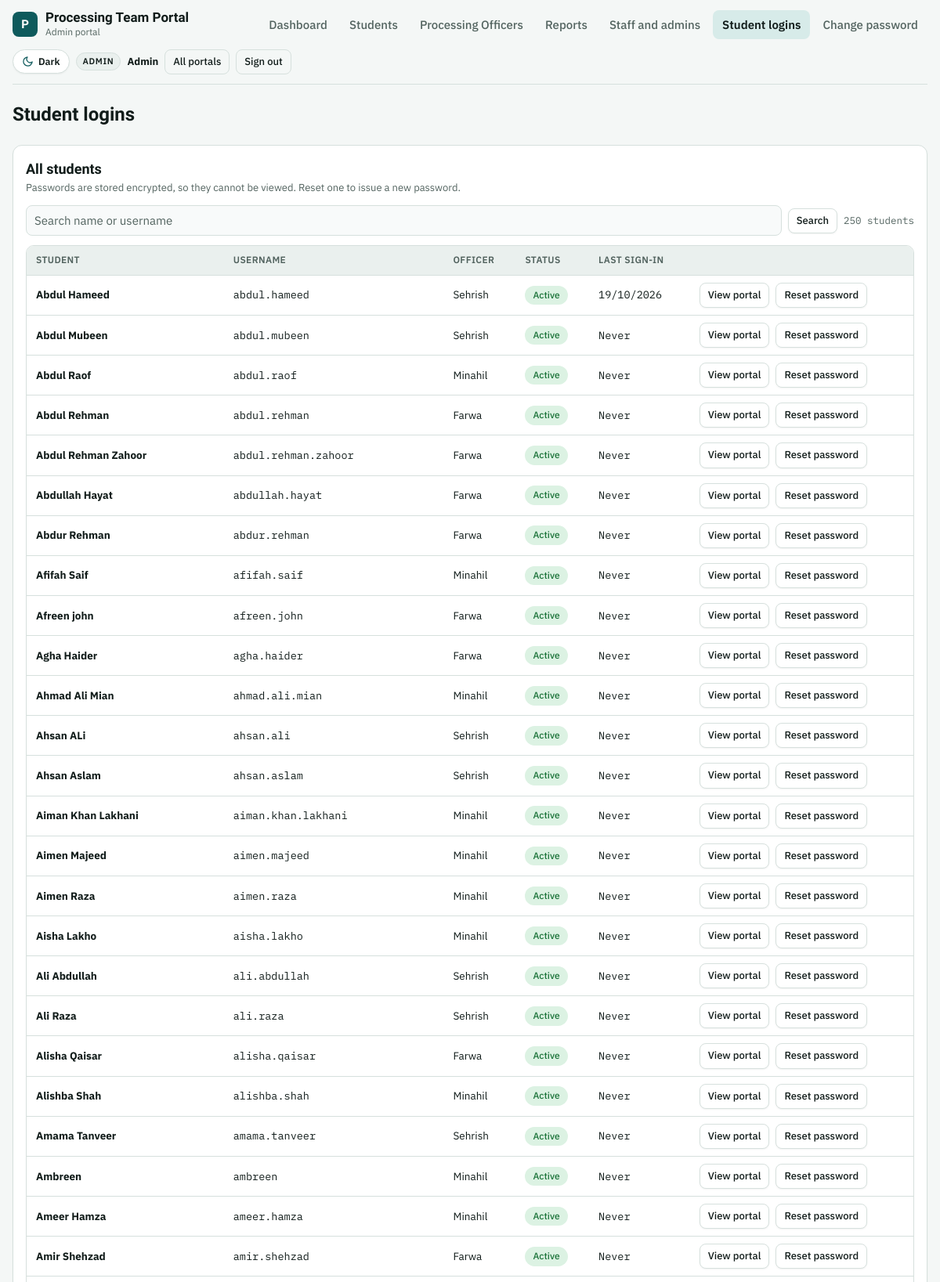
Page /admin/logins.php (signed in, upper part) on the committed database.
### tables this page shows
CREATE TABLE users (
  id                   INTEGER PRIMARY KEY AUTOINCREMENT,
  name                 TEXT NOT NULL,
  username             TEXT NOT NULL UNIQUE,
  password_hash        TEXT NOT NULL,
  role                 TEXT NOT NULL CHECK(role IN ('admin','officer','student')),
  student_id           INTEGER NULL UNIQUE,
  active               INTEGER NOT NULL DEFAULT 1,
  must_change_password INTEGER NOT NULL DEFAULT 1,
  last_login           TEXT NULL,
  created_at           TEXT NOT NULL, department TEXT DEFAULT 'backend',
  FOREIGN KEY (student_id) REFERENCES students(id) ON DELETE CASCADE
);

CREATE TABLE students (
  id                INTEGER PRIMARY KEY AUTOINCREMENT,
  name              TEXT NOT NULL,
  counselor         TEXT NULL,
  officer_id        INTEGER NULL,
  entered_by        INTEGER NULL,
  refund            TEXT NULL,
  branch            TEXT NULL,
  intake            TEXT NULL,
  received_date     TEXT NULL,
  consult1          TEXT NULL,
  consent           TEXT NULL,
  docs_checklist    TEXT NULL,
  initial_meeting   TEXT NULL,
  follow_up_1       TEXT NULL,
  recorded_uploaded TEXT NULL,
  drive_link        TEXT NULL,
  meeting_priority  TEXT NULL,
  second_meeting    TEXT NULL,
  follow_up_2       TEXT NULL,
  tax_meeting       TEXT NULL,
  follow_up_3       TEXT NULL,
  offer             TEXT NULL,
  consult2          TEXT NULL,
  disc2             TEXT NULL,
  enrollment        TEXT NULL,
  consult3          TEXT NULL,
  disc3             TEXT NULL,
  visa              TEXT NULL,
  last_installment  TEXT NULL,
  remarks           TEXT NULL,
  created_at        TEXT NOT NULL,
  updated_at        TEXT NULL
, csc_status TEXT DEFAULT NULL, csc_verified_at TEXT DEFAULT NULL, csc_verified_by INTEGER DEFAULT NULL, sheet_sr INTEGER, email TEXT, student_password TEXT, portal_id TEXT, portal_password TEXT, shortlisting TEXT, pending_docs_note TEXT, doc_request_date TEXT, enrollment_date TEXT, installment_1 TEXT, installment_2 TEXT, installment_3 TEXT, installment_4 TEXT, threat_cancellation TEXT, meeting_link TEXT, drive_files_json TEXT NULL, frontend_officer_id INTEGER DEFAULT NULL, frontend_officer_name TEXT DEFAULT NULL);

### app/bootstrap.php (called while the page is built, shortened)
<?php
$CONFIG = require APP . '/config.php';
if (is_file(APP . '/config.local.php')) {
    $CONFIG = array_merge($CONFIG, require APP . '/config.local.php');
}
function base_url(): string {
    static $b = null;
    if ($b !== null) return $b;
    $doc = realpath($_SERVER['DOCUMENT_ROOT'] ?? '') ?: '';
    $root = realpath(ROOT) ?: ROOT;
    $b = '';
    if ($doc !== '' && str_starts_with($root, $doc)) {
        $b = str_replace('\\', '/', substr($root, strlen($doc)));
    }
    return $b = rtrim($b, '/');
}
function url(string $path = ''): string { return base_url() . '/' . ltrim($path, '/'); }
require APP . '/db.php';
require APP . '/helpers.php';
require APP . '/auth.php';

### app/helpers.php (called while the page is built, shortened)
<?php
function h($v): string { return htmlspecialchars((string)($v ?? ''), ENT_QUOTES | ENT_SUBSTITUTE, 'UTF-8'); }
function get(string $k): string { $v = $_GET[$k] ?? ''; return is_string($v) ? trim($v) : ''; }
function fmt_date(?string $d): string {
    return preg_match('/^(\d{4})-(\d{2})-(\d{2})/', $d, $m) ? "$m[3]/$m[2]/$m[1]" : $d;
}

### app/config.php (called while the page is built)
<?php
return [
    'db_host' => 'localhost',
    'db_name' => 'CHANGE_ME_database_name',
    'db_user' => 'CHANGE_ME_database_user',
    'db_pass' => 'CHANGE_ME_database_password',
    'app_name' => 'Processing Team Portal',
    'base_url' => '',
    'idle_minutes' => 30,
    'max_attempts' => 8,
    'timezone' => 'Asia/Karachi',
    'debug' => false,
];

### app/config.local.php (called while the page is built)
<?php
return [
    'dsn' => 'sqlite:' . (getenv('PORTAL_SQLITE') ?: __DIR__ . '/portal.sqlite'),
    'debug' => getenv('RAILWAY_ENVIRONMENT') ? false : true,
];

### app/db.php (called while the page is built, shortened)
<?php
function db(): PDO {
    static $pdo = null;
    global $CONFIG;
    if ($pdo) return $pdo;
    $opts = [
        PDO::ATTR_ERRMODE            => PDO::ERRMODE_EXCEPTION,
        PDO::ATTR_DEFAULT_FETCH_MODE => PDO::FETCH_ASSOC,
        PDO::ATTR_EMULATE_PREPARES   => false,
    ];
    try {
        if (!empty($CONFIG['dsn'])) {
            $pdo = new PDO($CONFIG['dsn'], null, null, $opts);
        } else {
            $dsn = 'mysql:host=' . $CONFIG['db_host'] . ';dbname=' . $CONFIG['db_name'] . ';charset=utf8mb4';
            $pdo = new PDO($dsn, $CONFIG['db_user'], $CONFIG['db_pass'], $opts);
        }
    } catch (PDOException $e) {
        error_log('DB connection failed: ' . $e->getMessage());
        http_response_code(500);
        exit('The portal cannot reach its database. Check app/config.php.');
    }
    return $pdo;
}
function q(string $sql, array $params = []): PDOStatement {
    $st = db()->prepare($sql);
    $st->execute($params);
    return $st;
}

### app/auth.php (called while the page is built, shortened)
<?php
function current_user(?string $role = null): ?array {
    $targetRole = $role;
    $uid = (int)$_SESSION['auth'][$targetRole]['uid'];
    $row = q('SELECT id, name, username, role, student_id, active, must_change_password FROM users WHERE id = ?', [$uid])->fetch();
    return $row;
}
function require_role(string $role, bool $allowPasswordChange = false): array {
    if (!empty($_SESSION['auth'][$role]['uid'])) {
        $u = current_user($role);
        if ($u && $u['role'] === $role) {
            return $u;
        }
    }
}

### admin/logins.php (the view, shortened to what this page needs)
<?php
require __DIR__ . '/../app/bootstrap.php';
require APP . '/layout.php';
$u = require_role('admin');
$fq = get('q');
$params = [];
$sql = 'SELECT s.id, s.name, o.name AS officer_name, l.username, l.active, l.last_login, l.must_change_password
        FROM students s LEFT JOIN users l ON l.student_id = s.id LEFT JOIN users o ON o.id = s.officer_id';
$rows = q($sql . ' ORDER BY s.name', $params)->fetchAll();
page_start('Student logins', $u, PORTALS['admin']['label']);
?>
<h1>Student logins</h1>
<section class="panel">
  <div class="panel-h"><div><h2>All students</h2><p>Passwords are stored encrypted, so they cannot be viewed. Reset one to issue a new password.</p></div></div>
  <form method="get" class="toolbar"><input type="search" name="q" value="<?= h($fq) ?>" placeholder="Search name or username" aria-label="Search"><button class="btn sm">Search</button><span class="count num"><?= count($rows) ?> students</span></form>
  <div class="tbl"><table>
    <thead><tr><th>Student</th><th>Username</th><th>Officer</th><th>Status</th><th>Last sign-in</th><th></th></tr></thead>
    <tbody>
    <?php foreach ($rows as $r): ?>
      <tr>
        <td><a href="<?= h(url('admin/student.php?id=' . $r['id'])) ?>"><b><?= h($r['name']) ?></b></a></td>
        <td class="mono"><?= h($r['username'] ?? '—') ?></td>
        <td><?= h($r['officer_name'] ?? 'Not assigned') ?></td>
        <td><?php if (!$r['username']): ?><span class="pill">No login</span><?php elseif (!$r['active']): ?><span class="pill bad">Disabled</span><?php elseif ($r['must_change_password']): ?><span class="pill warn">Not signed in yet</span><?php else: ?><span class="pill ok">Active</span><?php endif; ?></td>
        <td class="num"><?= $r['last_login'] ? h(fmt_date(substr($r['last_login'], 0, 10))) : 'Never' ?></td>
        <td><form method="post" class="row-actions"><?= csrf_field() ?><input type="hidden" name="student_id" value="<?= (int)$r['id'] ?>"><input type="hidden" name="back" value="list">
          <a class="btn sm" href="<?= h(url('admin/preview.php?id=' . $r['id'])) ?>">View portal</a>
          <button class="btn sm" name="action" value="reset"><?= $r['username'] ? 'Reset password' : 'Create login' ?></button></form></td>
      </tr>
    <?php endforeach; ?>
    </tbody>
  </table></div>
</section>
<?php page_end();

### app/layout.php (shortened to what this page needs)
<?php
function nav_items(string $role): array {
    return match ($role) {
        'admin'   => ['admin/index.php' => 'Dashboard', 'admin/students.php' => 'Students', 'admin/officers.php' => 'Processing Officers', 'admin/reports.php' => 'Reports', 'admin/staff.php' => 'Staff and admins', 'admin/logins.php' => 'Student logins'],
        'officer' => ['officer/index.php' => 'Dashboard', 'officer/students.php' => 'My students'],
        'student' => ['student/index.php' => 'My file'],
        default   => [],
    };
}
function theme_toggle_btn(): string {
    return '<button type="button" class="theme-toggle" data-theme-toggle aria-label="Switch theme" title="Switch between Light and Dark mode" aria-pressed="false">'
         . '<svg class="icon-sun" viewBox="0 0 24 24" aria-hidden="true"><circle cx="12" cy="12" r="5"/><line x1="12" y1="1" x2="12" y2="3"/><line x1="12" y1="21" x2="12" y2="23"/><line x1="4.22" y1="4.22" x2="5.64" y2="5.64"/><line x1="18.36" y1="18.36" x2="19.78" y2="19.78"/><line x1="1" y1="12" x2="3" y2="12"/><line x1="21" y1="12" x2="23" y2="12"/><line x1="4.22" y1="19.78" x2="5.64" y2="18.36"/><line x1="18.36" y1="5.64" x2="19.78" y2="4.22"/></svg>'
         . '<svg class="icon-moon" viewBox="0 0 24 24" aria-hidden="true"><path d="M21 12.79A9 9 0 1 1 11.21 3 7 7 0 0 0 21 12.79z"/></svg>'
         . '<span data-theme-label>Dark</span>'
         . '</button>';
}
function page_start(string $title, ?array $u = null, string $portalLabel = ''): void {
    global $CONFIG;
    $self = ltrim(substr(parse_url($_SERVER['REQUEST_URI'] ?? '', PHP_URL_PATH) ?: '', strlen(base_url())), '/');
    $cookieTheme = $_COOKIE['ptp_theme'] ?? '';
    $htmlThemeAttr = in_array($cookieTheme, ['light', 'dark'], true) ? ' data-theme="' . h($cookieTheme) . '"' : '';
    ?><!doctype html>
<html lang="en"<?= $htmlThemeAttr ?>>
<head>
<link rel="stylesheet" href="<?= h(url('assets/style.css')) ?>">
</head>
<body>
<div class="wrap">
<?php if ($u): ?>
<header class="top">
  <a class="brand" href="<?= h(url('index.php')) ?>" style="text-decoration:none; color:inherit;"><div class="mark">P</div><div><div class="app"><?= h($CONFIG['app_name']) ?></div><small><?= h($portalLabel) ?></small></div></a>
  <nav class="tabs">
    <?php foreach (nav_items($u['role']) as $href => $label): ?>
      <a href="<?= h(url($href)) ?>" <?= $self === $href ? 'aria-current="page"' : '' ?>><?= h($label) ?></a>
    <?php endforeach; ?>
    <a href="<?= h(url('account/password.php?portal=' . $u['role'])) ?>" <?= $self === 'account/password.php' ? 'aria-current="page"' : '' ?>>Change password</a>
  </nav>
  <div class="who">
    <?= theme_toggle_btn() ?>
    <span class="role"><?= h(ucfirst($u['role'] === 'officer' ? 'Officer' : $u['role'])) ?></span>
    <b><?= h($u['name']) ?></b>
    <a class="btn sm ghost" href="<?= h(url('index.php')) ?>">All portals</a>
    <form method="post" action="<?= h(url('logout.php')) ?>"><button class="btn sm ghost" type="submit">Sign out</button></form>
  </div>
</header>
<?php else: ?>
<div class="guest-topbar">
  <?= theme_toggle_btn() ?>
</div>
<?php endif; ?>
<main>
<?php endforeach;
}
function page_end(): void { ?>
</main>
</div>
</body>
</html>
<?php }

### rows in the picture
users: role "Dashboard", role "Students", role "Processing Officers", role "Reports", role "Staff and admins", role "Student logins", role "ADMIN", name "Admin"
students: name "Abdul Hameed", username "abdul.hameed", officer_name "Sehrish", shows "Active", last_login "19/10/2026", shows "Reset password"
students: name "Abdul Mubeen", username "abdul.mubeen", officer_name "Sehrish", shows "Active", shows "Never", shows "Reset password"
students: name "Abdul Raof", username "abdul.raof", officer_name "Minahil", shows "Active", shows "Never", shows "Reset password"
students: name "Abdul Rehman", username "abdul.rehman", officer_name "Farwa", shows "Active", shows "Never", shows "Reset password"
students: name "Abdul Rehman Zahoor", username "abdul.rehman.zahoor", officer_name "Farwa", shows "Active", shows "Never", shows "Reset password"
students: name "Abdullah Hayat", username "abdullah.hayat", officer_name "Farwa", shows "Active", shows "Never", shows "Reset password"
students: name "Abdur Rehman", username "abdur.rehman", officer_name "Farwa", shows "Active", shows "Never", shows "Reset password"
students: name "Afifah Saif", username "afifah.saif", officer_name "Minahil", shows "Active", shows "Never", shows "Reset password"
students: name "Afreen john", username "afreen.john", officer_name "Farwa", shows "Active", shows "Never", shows "Reset password"
students: name "Agha Haider", username "agha.haider", officer_name "Farwa", shows "Active", shows "Never", shows "Reset password"
students: name "Ahmad Ali Mian", username "ahmad.ali.mian", officer_name "Minahil", shows "Active", shows "Never", shows "Reset password"
students: name "Ahsan ALi", username "ahsan.ali", officer_name "Sehrish", shows "Active", shows "Never", shows "Reset password"
students: name "Ahsan Aslam", username "ahsan.aslam", officer_name "Sehrish", shows "Active", shows "Never", shows "Reset password"
students: name "Aiman Khan Lakhani", username "aiman.khan.lakhani", officer_name "Minahil", shows "Active", shows "Never", shows "Reset password"
students: name "Aimen Majeed", username "aimen.majeed", officer_name "Minahil", shows "Active", shows "Never", shows "Reset password"
students: name "Aimen Raza", username "aimen.raza", officer_name "Minahil", shows "Active", shows "Never", shows "Reset password"
students: name "Aisha Lakho", username "aisha.lakho", officer_name "Minahil", shows "Active", shows "Never", shows "Reset password"
students: name "Ali Abdullah", username "ali.abdullah", officer_name "Sehrish", shows "Active", shows "Never", shows "Reset password"
students: name "Ali Raza", username "ali.raza", officer_name "Sehrish", shows "Active", shows "Never", shows "Reset password"
students: name "Alisha Qaisar", username "alisha.qaisar", officer_name "Farwa", shows "Active", shows "Never", shows "Reset password"
students: name "Alishba Shah", username "alishba.shah", officer_name "Minahil", shows "Active", shows "Never", shows "Reset password"
students: name "Amama Tanveer", username "amama.tanveer", officer_name "Sehrish", shows "Active", shows "Never", shows "Reset password"
students: name "Ambreen", username "ambreen", officer_name "Minahil", shows "Active", shows "Never", shows "Reset password"
students: name "Ameer Hamza", username "ameer.hamza", officer_name "Minahil", shows "Active", shows "Never", shows "Reset password"
students: name "Amir Shehzad", username "amir.shehzad", officer_name "Farwa", shows "Active", shows "Never", shows "Reset password"

### other values in the picture
$CONFIG['app_name'] "Processing Team Portal"
$portalLabel "Admin portal"
count($rows) "250"
